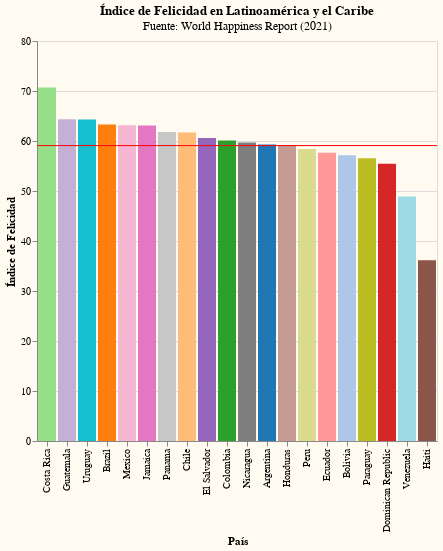

Notebook code cell kept with this figure:
### Code cell
G3A = alt.Chart(WHI_LyC).mark_bar(color='green').encode(
    x= alt.X('País:N', title='País', sort='-y'),
    y= alt.Y('Puntaje escala 100:Q', title='Índice de Felicidad'),
    color = alt.Color("País", legend=None, scale=alt.Scale(scheme='category20')),
    tooltip= ['País', 'Puntaje escala 100', 'PBI per cápita Log', 'Soporte social', 'Esperanza de vida saludable',
              'Libertad para decidir sobre su vida', 'Generosidad', 'Percepciones sobre corrupción']
)

G3B = alt.Chart(WHI_LyC).mark_rule(color='red').encode(
    y='mean(Puntaje escala 100):Q',
    tooltip=['mean(Puntaje escala 100):Q']
)

(G3A + G3B).properties(
    width=400,
    height=400,
    title={
      "text": ["Índice de Felicidad en Latinoamérica y el Caribe"], 
      "subtitle": ["Fuente: World Happiness Report (2021)"],
      "color": "Black",
      "subtitleColor": "Black"}
)

### Figure 1 — Vega-Lite specification as saved in the notebook (floating-point values rounded to 4 significant figures)
{"config": {"background": "#fffbf0"}, "layer": [{"mark": {"type": "bar", "color": "green"}, "encoding": {"color": {"type": "nominal", "field": "País", "legend": null, "scale": {"scheme": "category20"}}, "tooltip": [{"type": "nominal", "field": "País"}, {"type": "quantitative", "field": "Puntaje escala 100"}, {"type": "quantitative", "field": "PBI per cápita Log"}, {"type": "quantitative", "field": "Soporte social"}, {"type": "quantitative", "field": "Esperanza de vida saludable"}, {"type": "quantitative", "field": "Libertad para decidir sobre su vida"}, {"type": "quantitative", "field": "Generosidad"}, {"type": "quantitative", "field": "Percepciones sobre corrupción"}], "x": {"type": "nominal", "field": "País", "sort": "-y", "title": "País"}, "y": {"type": "quantitative", "field": "Puntaje escala 100", "title": "Índice de Felicidad"}}}, {"mark": {"type": "rule", "color": "red"}, "encoding": {"tooltip": [{"type": "quantitative", "aggregate": "mean", "field": "Puntaje escala 100"}], "y": {"type": "quantitative", "aggregate": "mean", "field": "Puntaje escala 100"}}}], "data": {"name": "data-7fd9fd11bfcdbf6ca92650b89f23300f"}, "height": 400, "title": {"text": ["Índice de Felicidad en Latinoamérica y el Caribe"], "subtitle": ["Fuente: World Happiness Report (2021)"], "color": "Black", "subtitleColor": "Black"}, "width": 400, "$schema": "https://vega.github.io/schema/vega-lite/v4.8.1.json", "datasets": {"data-7fd9fd11bfcdbf6ca92650b89f23300f": [{"País": "Costa Rica", "Región": "Latinoamérica y el Caribe", "Puntaje": 7.069, "PBI per cápita Log": 9.88, "Soporte social": 0.891, "Esperanza de vida saludable": 71.4, "Libertad para decidir sobre su vida": 0.934, "Generosidad": -0.126, "Percepciones sobre corrupción": 0.809, "Puntaje escala 100": 70.69}, {"País": "Guatemala", "Región": "Latinoamérica y el Caribe", "Puntaje": 6.435, "PBI per cápita Log": 9.053, "Soporte social": 0.813, "Esperanza de vida saludable": 64.96, "Libertad para decidir sobre su vida": 0.906, "Generosidad": -0.038, "Percepciones sobre corrupción": 0.775, "Puntaje escala 100": 64.35}, {"País": "Uruguay", "Región": "Latinoamérica y el Caribe", "Puntaje": 6.431, "PBI per cápita Log": 9.966, "Soporte social": 0.925, "Esperanza de vida saludable": 69.1, "Libertad para decidir sobre su vida": 0.896, "Generosidad": -0.092, "Percepciones sobre corrupción": 0.59, "Puntaje escala 100": 64.31}, {"País": "Brazil", "Región": "Latinoamérica y el Caribe", "Puntaje": 6.33, "PBI per cápita Log": 9.577, "Soporte social": 0.882, "Esperanza de vida saludable": 66.6, "Libertad para decidir sobre su vida": 0.804, "Generosidad": -0.071, "Percepciones sobre corrupción": 0.756, "Puntaje escala 100": 63.3}, {"País": "Mexico", "Región": "Latinoamérica y el Caribe", "Puntaje": 6.317, "PBI per cápita Log": 9.859, "Soporte social": 0.831, "Esperanza de vida saludable": 68.6, "Libertad para decidir sobre su vida": 0.862, "Generosidad": -0.147, "Percepciones sobre corrupción": 0.799, "Puntaje escala 100": 63.17}, {"País": "Jamaica", "Región": "Latinoamérica y el Caribe", "Puntaje": 6.309, "PBI per cápita Log": 9.186, "Soporte social": 0.877, "Esperanza de vida saludable": 67.5, "Libertad para decidir sobre su vida": 0.89, "Generosidad": -0.137, "Percepciones sobre corrupción": 0.884, "Puntaje escala 100": 63.09}, {"País": "Panama", "Región": "Latinoamérica y el Caribe", "Puntaje": 6.18, "PBI per cápita Log": 10.35, "Soporte social": 0.896, "Esperanza de vida saludable": 69.65, "Libertad para decidir sobre su vida": 0.872, "Generosidad": -0.166, "Percepciones sobre corrupción": 0.856, "Puntaje escala 100": 61.8}, {"País": "Chile", "Región": "Latinoamérica y el Caribe", "Puntaje": 6.172, "PBI per cápita Log": 10.07, "Soporte social": 0.882, "Esperanza de vida saludable": 70.0, "Libertad para decidir sobre su vida": 0.742, "Generosidad": -0.044, "Percepciones sobre corrupción": 0.83, "Puntaje escala 100": 61.72}, {"País": "El Salvador", "Región": "Latinoamérica y el Caribe", "Puntaje": 6.061, "PBI per cápita Log": 9.054, "Soporte social": 0.762, "Esperanza de vida saludable": 66.4, "Libertad para decidir sobre su vida": 0.888, "Generosidad": -0.11, "Percepciones sobre corrupción": 0.688, "Puntaje escala 100": 60.61}, {"País": "Colombia", "Región": "Latinoamérica y el Caribe", "Puntaje": 6.012, "PBI per cápita Log": 9.557, "Soporte social": 0.847, "Esperanza de vida saludable": 68.0, "Libertad para decidir sobre su vida": 0.837, "Generosidad": -0.135, "Percepciones sobre corrupción": 0.841, "Puntaje escala 100": 60.12}, {"País": "Nicaragua", "Región": "Latinoamérica y el Caribe", "Puntaje": 5.972, "PBI per cápita Log": 8.62, "Soporte social": 0.864, "Esperanza de vida saludable": 67.66, "Libertad para decidir sobre su vida": 0.836, "Generosidad": 0.02, "Percepciones sobre corrupción": 0.664, "Puntaje escala 100": 59.72}, {"País": "Argentina", "Región": "Latinoamérica y el Caribe", "Puntaje": 5.929, "PBI per cápita Log": 9.962, "Soporte social": 0.898, "Esperanza de vida saludable": 69.0, "Libertad para decidir sobre su vida": 0.828, "Generosidad": -0.182, "Percepciones sobre corrupción": 0.834, "Puntaje escala 100": 59.29}, {"País": "Honduras", "Región": "Latinoamérica y el Caribe", "Puntaje": 5.919, "PBI per cápita Log": 8.648, "Soporte social": 0.812, "Esperanza de vida saludable": 67.3, "Libertad para decidir sobre su vida": 0.857, "Generosidad": 0.081, "Percepciones sobre corrupción": 0.809, "Puntaje escala 100": 59.19}, {"País": "Peru", "Región": "Latinoamérica y el Caribe", "Puntaje": 5.84, "PBI per cápita Log": 9.458, "Soporte social": 0.832, "Esperanza de vida saludable": 68.25, "Libertad para decidir sobre su vida": 0.822, "Generosidad": -0.154, "Percepciones sobre corrupción": 0.891, "Puntaje escala 100": 58.4}, {"País": "Ecuador", "Región": "Latinoamérica y el Caribe", "Puntaje": 5.764, "PBI per cápita Log": 9.313, "Soporte social": 0.821, "Esperanza de vida saludable": 68.8, "Libertad para decidir sobre su vida": 0.842, "Generosidad": -0.124, "Percepciones sobre corrupción": 0.843, "Puntaje escala 100": 57.64}, {"País": "Bolivia", "Región": "Latinoamérica y el Caribe", "Puntaje": 5.716, "PBI per cápita Log": 9.046, "Soporte social": 0.81, "Esperanza de vida saludable": 63.9, "Libertad para decidir sobre su vida": 0.875, "Generosidad": -0.077, "Percepciones sobre corrupción": 0.839, "Puntaje escala 100": 57.16}, {"País": "Paraguay", "Región": "Latinoamérica y el Caribe", "Puntaje": 5.653, "PBI per cápita Log": 9.448, "Soporte social": 0.893, "Esperanza de vida saludable": 65.9, "Libertad para decidir sobre su vida": 0.876, "Generosidad": 0.028, "Percepciones sobre corrupción": 0.882, "Puntaje escala 100": 56.53}, {"País": "Dominican Republic", "Región": "Latinoamérica y el Caribe", "Puntaje": 5.545, "PBI per cápita Log": 9.802, "Soporte social": 0.853, "Esperanza de vida saludable": 66.1, "Libertad para decidir sobre su vida": 0.86, "Generosidad": -0.133, "Percepciones sobre corrupción": 0.714, "Puntaje escala 100": 55.45}, {"País": "Venezuela", "Región": "Latinoamérica y el Caribe", "Puntaje": 4.892, "PBI per cápita Log": 9.073, "Soporte social": 0.861, "Esperanza de vida saludable": 66.7, "Libertad para decidir sobre su vida": 0.615, "Generosidad": -0.169, "Percepciones sobre corrupción": 0.827, "Puntaje escala 100": 48.92}, {"País": "Haiti", "Región": "Latinoamérica y el Caribe", "Puntaje": 3.615, "PBI per cápita Log": 7.477, "Soporte social": 0.54, "Esperanza de vida saludable": 55.7, "Libertad para decidir sobre su vida": 0.593, "Generosidad": 0.422, "Percepciones sobre corrupción": 0.721, "Puntaje escala 100": 36.15}]}}
